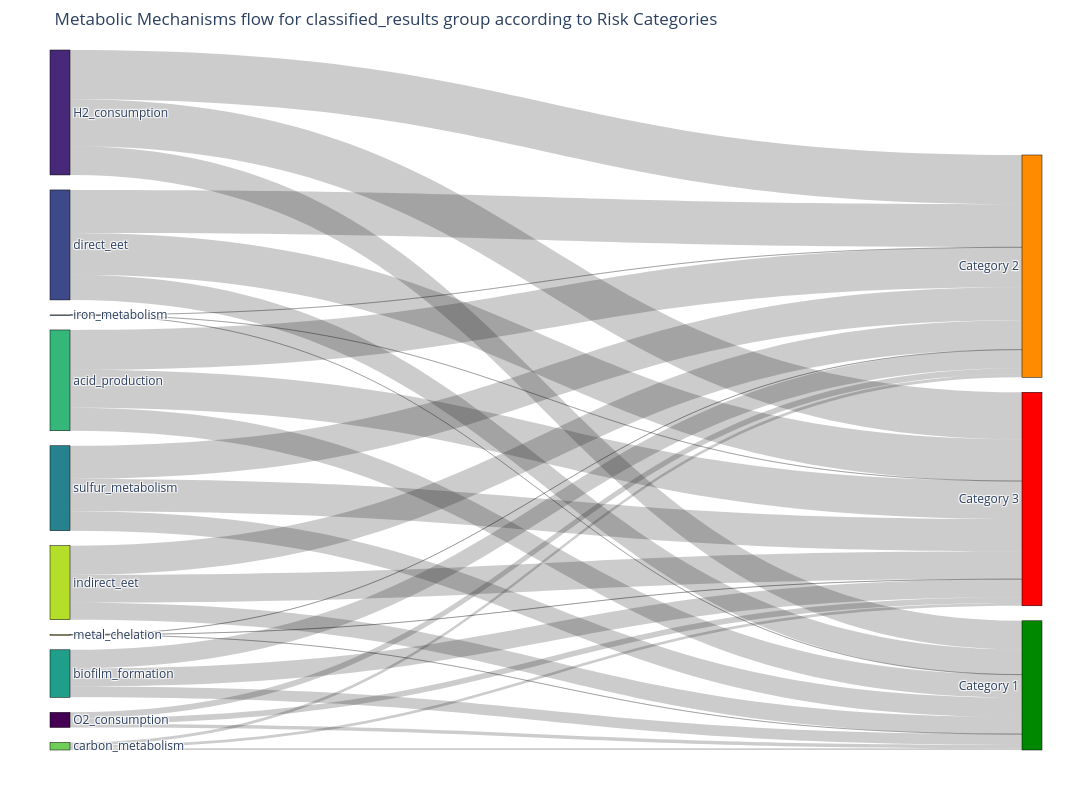
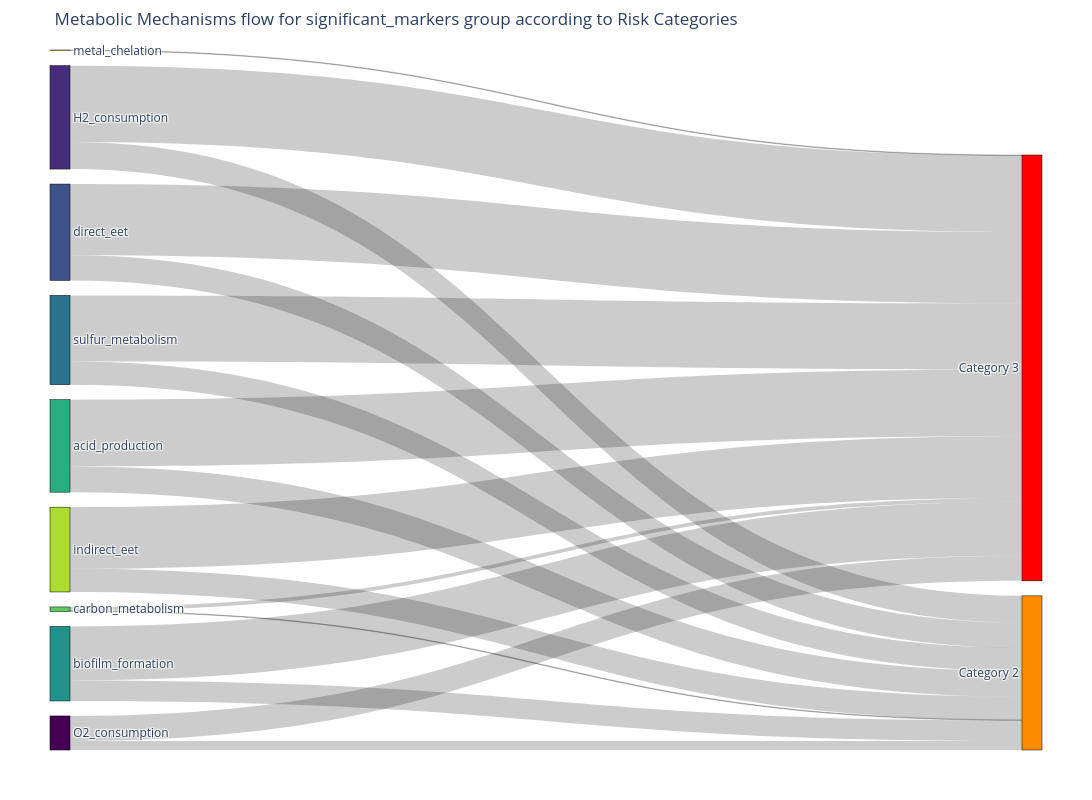

Write notebook code for charts like these, in order.
### Code cell
fig = temporal_transition(classified_results, "classified_results")
fig.show()
fig = temporal_transition(significant_markers, "significant_markers")
fig.show()

### Figure 1 — Plotly figure (JSON) as saved in the notebook; plotly's stock layout.template omitted (floating-point values rounded to 4 significant figures)
{"data": [{"arrangement": "snap", "link": {"hovertemplate": "<b>%{source.label}</b> → <b>%{target.label}</b><br>Count: %{value}<extra></extra>", "source": [0, 0, 0, 1, 1, 1, 2, 2, 2, 3, 3, 3, 4, 4, 4, 5, 5, 5, 6, 6, 6, 7, 7, 7, 8, 8, 8, 9, 9, 9], "target": [10, 11, 12, 10, 11, 12, 10, 11, 12, 10, 11, 12, 10, 11, 12, 10, 11, 12, 10, 11, 12, 10, 11, 12, 10, 11, 12, 10, 11, 12], "value": [1125, 1953, 1911, 9466, 16241, 15590, 8335, 14259, 13756, 2, 7, 3, 6441, 10968, 10664, 3574, 6183, 5959, 7597, 13171, 12545, 559, 1000, 938, 5604, 9673, 9200, 2, 8, 7]}, "node": {"color": ["#440154", "#482878", "#3e4989", "#31688e", "#26828e", "#1f9e89", "#35b779", "#6ece58", "#b5de2b", "#fde725", "#008800", "#FF8C00", "#FF0000"], "hoverinfo": "all", "hovertemplate": "<b>%{label}</b><br>Count: %{value}<extra></extra>", "label": ["O2_consumption", "H2_consumption", "direct_eet", "iron_metabolism", "sulfur_metabolism", "biofilm_formation", "acid_production", "carbon_metabolism", "indirect_eet", "metal_chelation", "Category 1", "Category 2", "Category 3"], "line": {"color": "black", "width": 0.5}, "pad": 15, "thickness": 20}, "type": "sankey"}], "layout": {"font": {"size": 12}, "height": 800, "margin": {"b": 50, "l": 50, "r": 50, "t": 50}, "title": {"text": "Metabolic Mechanisms flow for classified_results group according to Risk Categories"}, "width": 1200}}

### Figure 2 — Plotly figure (JSON) as saved in the notebook; plotly's stock layout.template omitted (floating-point values rounded to 4 significant figures)
{"data": [{"arrangement": "snap", "link": {"hovertemplate": "<b>%{source.label}</b> → <b>%{target.label}</b><br>Count: %{value}<extra></extra>", "source": [0, 0, 1, 1, 2, 2, 3, 3, 4, 4, 5, 5, 6, 6, 7, 7, 8], "target": [10, 11, 10, 11, 10, 11, 10, 11, 10, 11, 10, 11, 10, 11, 10, 11, 11], "value": [14, 39, 42, 119, 39, 111, 36, 103, 32, 84, 40, 104, 1, 6, 36, 96, 1]}, "node": {"color": ["#440154", "#472d7b", "#3b528b", "#2c728e", "#21918c", "#28ae80", "#5ec962", "#addc30", "#fde725", "#008800", "#FF8C00", "#FF0000"], "hoverinfo": "all", "hovertemplate": "<b>%{label}</b><br>Count: %{value}<extra></extra>", "label": ["O2_consumption", "H2_consumption", "direct_eet", "sulfur_metabolism", "biofilm_formation", "acid_production", "carbon_metabolism", "indirect_eet", "metal_chelation", "Category 1", "Category 2", "Category 3"], "line": {"color": "black", "width": 0.5}, "pad": 15, "thickness": 20}, "type": "sankey"}], "layout": {"font": {"size": 12}, "height": 800, "margin": {"b": 50, "l": 50, "r": 50, "t": 50}, "title": {"text": "Metabolic Mechanisms flow for significant_markers group according to Risk Categories"}, "width": 1200}}
